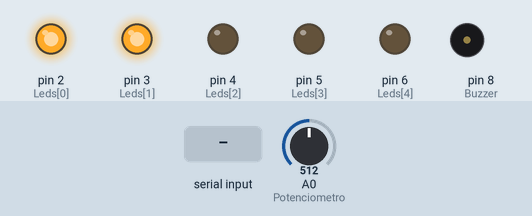
This sketch was run on a simulated Arduino Uno, built with avr-gcc and run on an emulated ATmega328P. Parts: output pins drawn as LEDs (lit = HIGH), buzzer (waves = sounding). The test bench sets the inputs (shaded band); at power-on: A0 (Potenciometro) = 512.

Above: at 1.2 s.
1.3 s: A0 (Potenciometro) set to 605
4.3 s: A0 (Potenciometro) set to 631
At 4.7 s:
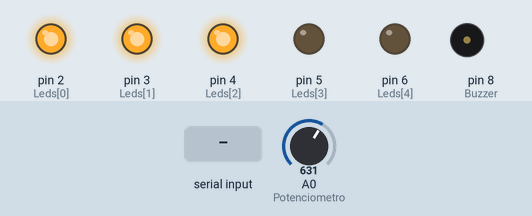
7.3 s: "L90\n" received over Serial
At 7.7 s:
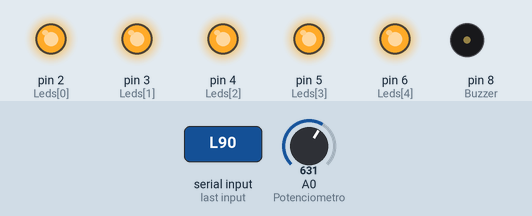
Timing chart, 0 to 10.3 s (numbered marks = the images above; inputs shaded):
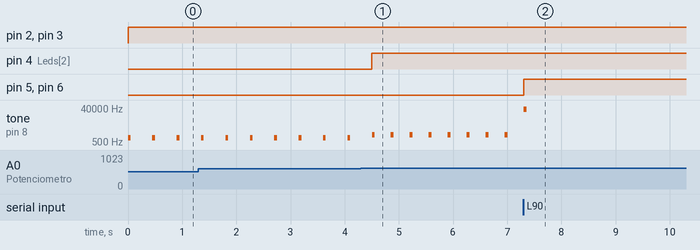

Measured:
- the behaviour switches between 613 and 614 on A0 (Potenciometro) (found by bisection; images 0 and 1)
- after the input at 4.3 s, pin 4 (Leds[2]): LOW → HIGH after 0.20 s
- after the input at 7.3 s, pin 5 (Leds[3]), pin 6 (Leds[4]): LOW → HIGH at once

The sketch:

EMF_READER.ino
```cpp
/////////////////////////////////////
/// Pinos de cada item do projeto ///
/////////////////////////////////////

const int Leds[] = {2, 3, 4, 5, 6}; // Leds do EMF (1 ao 5) em ordem
const int QuantiaDeLeds = 5; // Quantia de leds utilizadas no projeto
const int Potenciometro = A0;
const int Buzzer = 8;

/////////////////////////////////////
///  Códigos para funcionamento   ///
/////////////////////////////////////

int NiveldoEMF = 0; // Nível atual de EMF
bool SiteouPotenciometro = true; // mudar pelo site ou pelo potenciometro

void setup() {
  Serial.begin(9600); // Ligar na merda do flask
  for (int i = 0; i < QuantiaDeLeds; i++) {
    pinMode(Leds[i], OUTPUT);
  }
  pinMode(Buzzer, OUTPUT);
}

void loop() {
  if (Serial.available()) {
    String comando = Serial.readStringUntil('\n');

    if (comando.startsWith("L")) {
      NiveldoEMF = comando.substring(1).toInt();
      SiteouPotenciometro = false;
    }

    if (comando.startsWith("P")) {
      SiteouPotenciometro = true;
    }
  }

  if (SiteouPotenciometro) {
    int potValue = analogRead(Potenciometro); // Fazer de 0 a 5
    NiveldoEMF = map(potValue, 0, 1023, 0, QuantiaDeLeds);
  }

  for (int i = 0; i < QuantiaDeLeds; i++) {
    digitalWrite(Leds[i], (i < NiveldoEMF) ? HIGH : LOW);
  }

  if (NiveldoEMF > 0) {
    int Delaydosom = map(NiveldoEMF, 1, QuantiaDeLeds, 500, 100);
    int frequenciadosom = map(NiveldoEMF, 1, QuantiaDeLeds, 500, 2000);

    tone(Buzzer, frequenciadosom);
    delay(50);
    noTone(Buzzer);
    delay(Delaydosom);
  } else {
    noTone(Buzzer);
    delay(200);
  }
}
```
